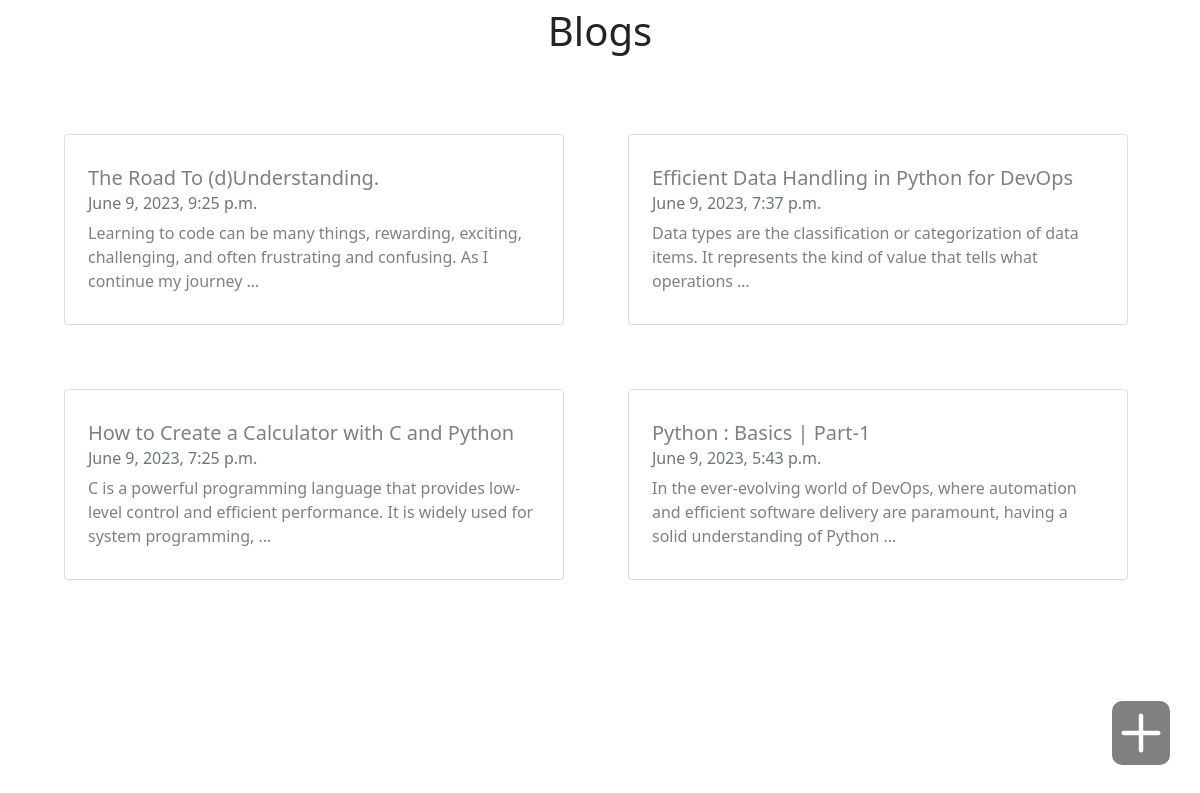
The page / on the database its author committed.
### posts/models.py (models this page shows)
class Post(models.Model):
    title = models.CharField(max_length=100)
    body = models.CharField(max_length=100000)
    datetime = models.DateTimeField(default=datetime.now,blank=True)

### posts/views.py (the view)
# urls.py: path('',views.index,name="index"),
def index(request):
    posts = Post.objects.all()
    return render(request,'index.html',{'posts':posts})

### templates/index.html (shortened to what this page needs)
{% load static %}
<!doctype html>
<html lang="en">
<head>
    <link href="https://cdn.jsdelivr.net/npm/bootstrap@5.0.2/dist/css/bootstrap.min.css" rel="stylesheet"
>
</head>
<body>
    <h1>Blogs</h1>
    <div class="container-fluid">
        <div class="row">
            {% for post in posts reversed %}
            <div class="card col-lg-5">
                <a href="post/{{post.id}}">
                <div class="card-body">
                    <h5 class="card-title">{{post.title}}</h5>
                    <h6 class="card-subtitle mb-2 text-muted">{{post.datetime}}</h6>
                    <p class="card-text">{{post.body|truncatewords:20}}</p>
                </div>
                </a>
            </div>
            {% endfor %}
        </div>
    <a href="add"><i class="fa-regular fa-3x fa-plus fa-beat-fade"></i></a>
    </div>
</body>
</html>

### templates/index.html (style rules this page uses)
h1 { padding: 7px 15px; text-align: center; }
a { text-decoration: none; color: grey; }
.card { padding: 15px 7px; margin-left: 4rem; margin-top:4rem; }
i { position: fixed; bottom: 35px; right: 30px; padding: 8px; background-color: grey; color: White; border-radius: 10px; }

### rows shown on the page
Post: title "The Road To (d)Understanding.", datetime "June 9, 2023, 9:25 p.m.", body "Learning to code can be many things, rewarding, exciting, challenging, and often frustrating and confusing. As I continue my journey …"
Post: title "Efficient Data Handling in Python for DevOps", datetime "June 9, 2023, 7:37 p.m.", body "Data types are the classification or categorization of data items. It represents the kind of value that tells what operations …"
Post: title "How to Create a Calculator with C and Python", datetime "June 9, 2023, 7:25 p.m.", body "C is a powerful programming language that provides low-level control and efficient performance. It is widely used for system programming, …"
Post: title "Python : Basics | Part-1", datetime "June 9, 2023, 5:43 p.m.", body "In the ever-evolving world of DevOps, where automation and efficient software delivery are paramount, having a solid understanding of Python …"
